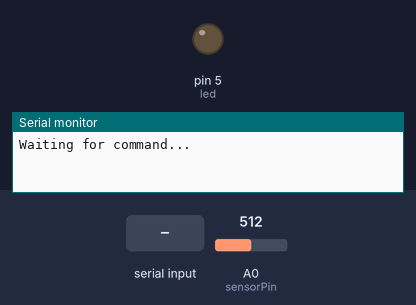
The sketch below on a simulated Arduino Uno, built with avr-gcc and run on an emulated ATmega328P. Parts: output pins drawn as LEDs (lit = HIGH), the last lines printed to the serial monitor. The test bench sets the inputs (shaded band); at power-on: A0 (sensorPin) = 512.

Above: at 1.2 s.
1.3 s: "1" received over the second serial link
At 1.8 s:
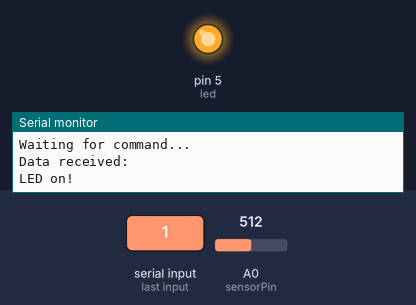
2.8 s: "0" received over the second serial link
At 4.2 s:
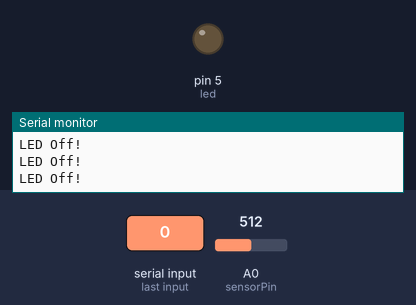
4.7 s: A0 (sensorPin) set to 111
7.7 s: A0 (sensorPin) set to 90
Timing chart, 0 to 10.7 s (numbered marks = the images above; inputs shaded):
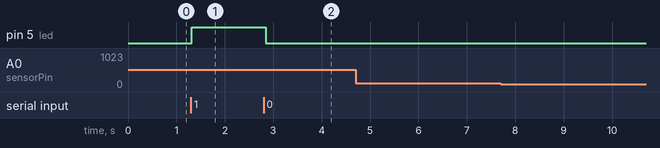

The sketch:

BlueTooth_Test.ino
```cpp
#include <SoftwareSerial.h>

SoftwareSerial BTserial(10, 11); // RX | TX

int sensorPin = A0;
int led = 5;
int bpm = 0;
int info;

void setup() {

  BTserial.begin(38400);
  Serial.begin(9600);
  Serial.println("Waiting for command...");
  BTserial.println("Send command...");
  pinMode(led, OUTPUT);

}

void loop() {

  bpm = analogRead(sensorPin);

  //IMPORTANT: The complete String has to be of the Form: 1234,1234,1234,1234;

  //(every Value has to be seperated through a comma (',') and the message has to

  //end with a semikolon (';'))
  if (BTserial.available()) {
    info = BTserial.read();
    Serial.print("Data received: ");
    Serial.println();
     if(info == '1')
     {
        digitalWrite(led, 1);
        Serial.println("LED on!");
        BTserial.println("LED on!");
     }

  }
  else if(info == '0')
  {
       digitalWrite(led,0);
       Serial.println("LED Off!");
       BTserial.println("LED  On D13 Off ! ");

  }
  else
  {;}

  BTserial.print("1234 test");
  BTserial.print(",");

  BTserial.print(bpm);
  BTserial.print(";");

  //message to the receiving device

  delay(20);

}
```

Measured:
- after the input at 1.3 s, pin 5 (led): LOW → HIGH at once
- after the input at 2.8 s, pin 5 (led): HIGH → LOW at once
